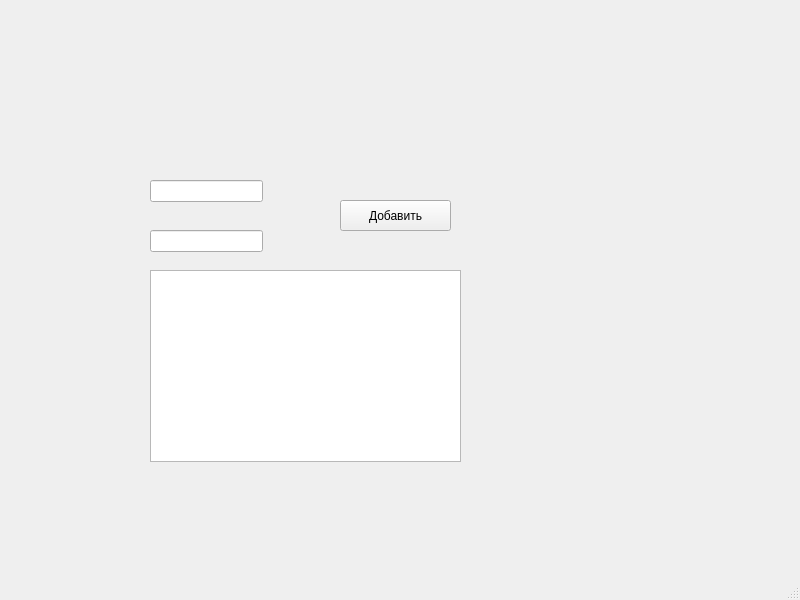
<?xml version="1.0" encoding="UTF-8"?>
<ui version="4.0">
 <class>MainWindow</class>
 <widget class="QMainWindow" name="MainWindow">
  <property name="geometry">
   <rect>
    <x>0</x>
    <y>0</y>
    <width>800</width>
    <height>600</height>
   </rect>
  </property>
  <property name="windowTitle">
   <string>MainWindow</string>
  </property>
  <widget class="QWidget" name="centralwidget">
   <widget class="QLineEdit" name="contactName">
    <property name="geometry">
     <rect>
      <x>150</x>
      <y>180</y>
      <width>113</width>
      <height>22</height>
     </rect>
    </property>
   </widget>
   <widget class="QLineEdit" name="contactNumber">
    <property name="geometry">
     <rect>
      <x>150</x>
      <y>230</y>
      <width>113</width>
      <height>22</height>
     </rect>
    </property>
   </widget>
   <widget class="QPushButton" name="addContactBtn">
    <property name="geometry">
     <rect>
      <x>340</x>
      <y>200</y>
      <width>111</width>
      <height>31</height>
     </rect>
    </property>
    <property name="text">
     <string>Добавить</string>
    </property>
   </widget>
   <widget class="QListWidget" name="contactList">
    <property name="geometry">
     <rect>
      <x>150</x>
      <y>270</y>
      <width>311</width>
      <height>192</height>
     </rect>
    </property>
   </widget>
  </widget>
  <widget class="QMenuBar" name="menubar">
   <property name="geometry">
    <rect>
     <x>0</x>
     <y>0</y>
     <width>800</width>
     <height>26</height>
    </rect>
   </property>
  </widget>
  <widget class="QStatusBar" name="statusbar"/>
 </widget>
 <resources/>
 <connections/>
</ui>
